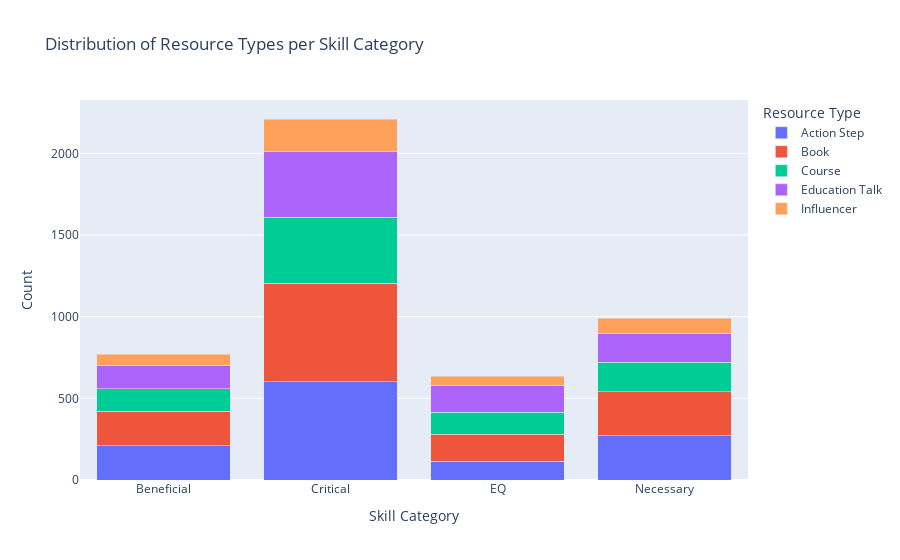
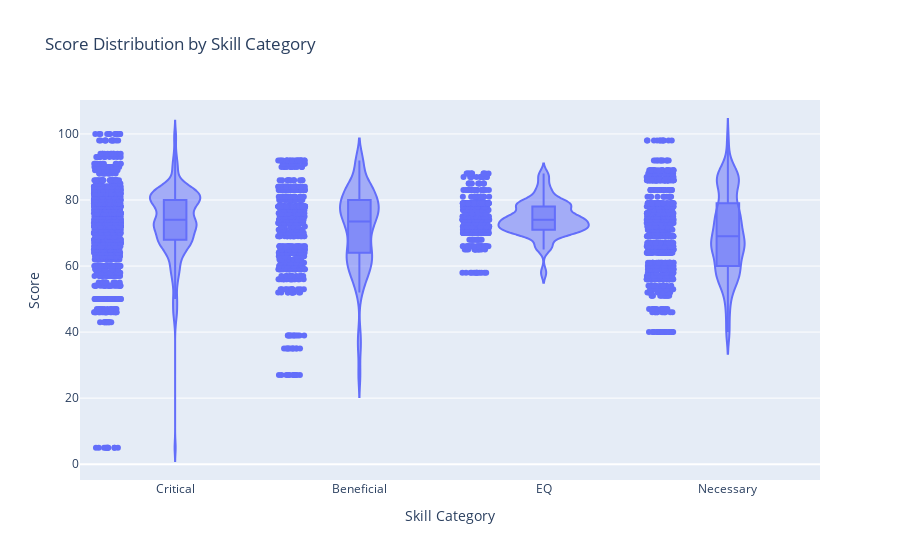
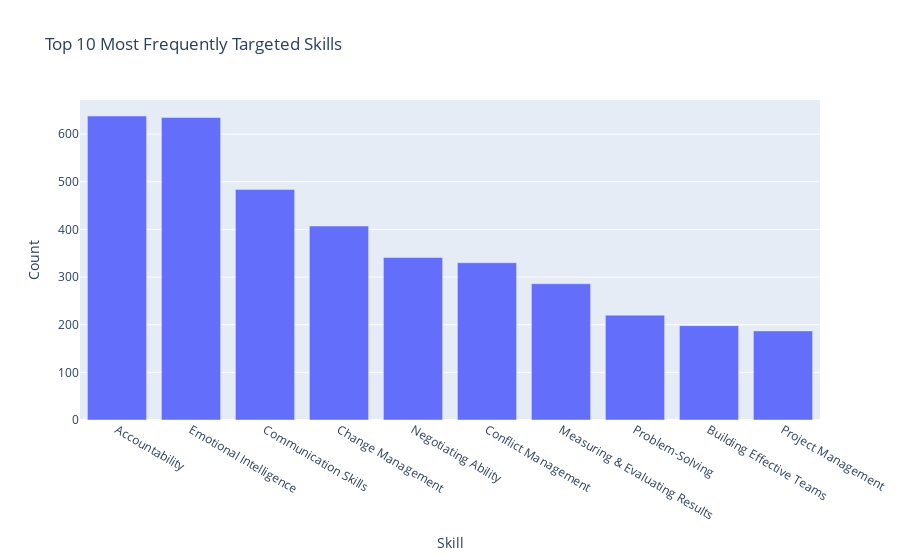
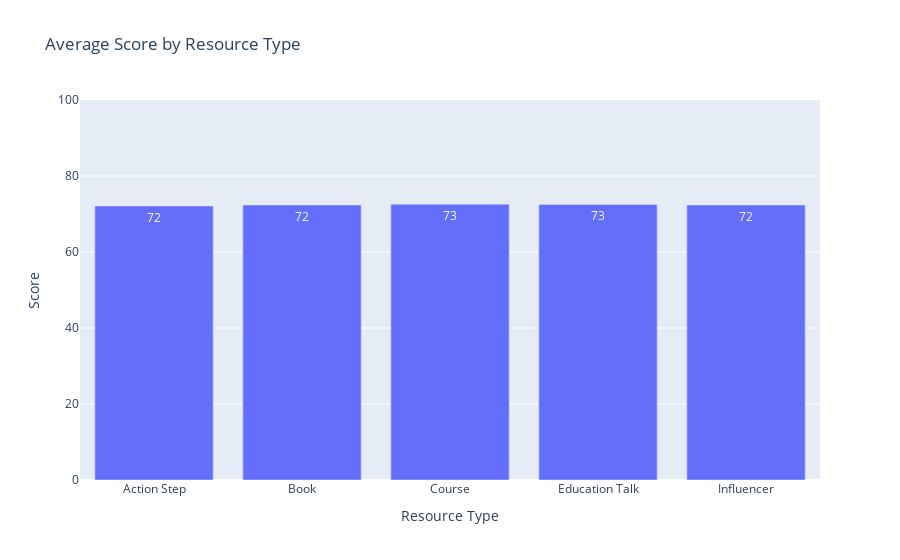

Notebook source saved alongside these figures, in order:
### Code cell
import plotly.express as px
import plotly.graph_objects as go

# Ensure Score is numeric
df['Score'] = pd.to_numeric(df['Score'], errors='coerce')

# === 1. Count of Resource Types per Skill Category ===
resource_type_by_category = df.groupby(['Skill Category', 'Resource Type']).size().reset_index(name='Count')
fig1 = px.bar(resource_type_by_category, x='Skill Category', y='Count', color='Resource Type',
              title='Distribution of Resource Types per Skill Category', barmode='stack')
fig1.show()

# === 2. Score Distribution per Skill Category ===
fig2 = px.violin(df, x='Skill Category', y='Score', box=True, points='all',
                 title='Score Distribution by Skill Category')
fig2.show()

# === 3. Most Recommended Skills by Frequency ===
skill_counts = df['Skill'].value_counts().nlargest(10).reset_index()
skill_counts.columns = ['Skill', 'Count']
fig3 = px.bar(skill_counts, x='Skill', y='Count', title='Top 10 Most Frequently Targeted Skills')
fig3.show()

# === 4. Average Score by Resource Type ===
avg_score_by_resource = df.groupby('Resource Type')['Score'].mean().reset_index()
fig4 = px.bar(avg_score_by_resource, x='Resource Type', y='Score',
              title='Average Score by Resource Type', text_auto='.2s')
fig4.update_layout(yaxis_range=[0, 100])
fig4.show()

# === 5. Sunburst of Resource Distribution (Leader > Skill > Resource Type) ===
fig5 = px.sunburst(df, path=['Leader', 'Skill', 'Resource Type'],
                   values=None, title='Resource Distribution per Leader and Skill')
fig5.show()

### Figure 1 — Plotly figure (JSON) as saved in the notebook; plotly's stock layout.template omitted (floating-point values rounded to 4 significant figures)
{"data": [{"hovertemplate": "Resource Type=Action Step<br>Skill Category=%{x}<br>Count=%{y}<extra></extra>", "legendgroup": "Action Step", "marker": {"color": "#636efa", "pattern": {"shape": ""}}, "name": "Action Step", "orientation": "v", "showlegend": true, "textposition": "auto", "type": "bar", "x": ["Beneficial", "Critical", "EQ", "Necessary"], "xaxis": "x", "y": [210, 603, 115, 270], "yaxis": "y"}, {"hovertemplate": "Resource Type=Book<br>Skill Category=%{x}<br>Count=%{y}<extra></extra>", "legendgroup": "Book", "marker": {"color": "#EF553B", "pattern": {"shape": ""}}, "name": "Book", "orientation": "v", "showlegend": true, "textposition": "auto", "type": "bar", "x": ["Beneficial", "Critical", "EQ", "Necessary"], "xaxis": "x", "y": [210, 603, 165, 270], "yaxis": "y"}, {"hovertemplate": "Resource Type=Course<br>Skill Category=%{x}<br>Count=%{y}<extra></extra>", "legendgroup": "Course", "marker": {"color": "#00cc96", "pattern": {"shape": ""}}, "name": "Course", "orientation": "v", "showlegend": true, "textposition": "auto", "type": "bar", "x": ["Beneficial", "Critical", "EQ", "Necessary"], "xaxis": "x", "y": [140, 402, 135, 180], "yaxis": "y"}, {"hovertemplate": "Resource Type=Education Talk<br>Skill Category=%{x}<br>Count=%{y}<extra></extra>", "legendgroup": "Education Talk", "marker": {"color": "#ab63fa", "pattern": {"shape": ""}}, "name": "Education Talk", "orientation": "v", "showlegend": true, "textposition": "auto", "type": "bar", "x": ["Beneficial", "Critical", "EQ", "Necessary"], "xaxis": "x", "y": [140, 402, 165, 180], "yaxis": "y"}, {"hovertemplate": "Resource Type=Influencer<br>Skill Category=%{x}<br>Count=%{y}<extra></extra>", "legendgroup": "Influencer", "marker": {"color": "#FFA15A", "pattern": {"shape": ""}}, "name": "Influencer", "orientation": "v", "showlegend": true, "textposition": "auto", "type": "bar", "x": ["Beneficial", "Critical", "EQ", "Necessary"], "xaxis": "x", "y": [70, 201, 55, 90], "yaxis": "y"}], "layout": {"barmode": "stack", "legend": {"title": {"text": "Resource Type"}, "tracegroupgap": 0}, "title": {"text": "Distribution of Resource Types per Skill Category"}, "xaxis": {"anchor": "y", "domain": [0, 1], "title": {"text": "Skill Category"}}, "yaxis": {"anchor": "x", "domain": [0, 1], "title": {"text": "Count"}}}}

### Figure 2 — Plotly figure (JSON) as saved in the notebook; plotly's stock layout.template omitted (floating-point values rounded to 4 significant figures; data arrays with more than 128 entries replaced by an {"elided": "..."} marker saying what was removed)
{"data": [{"alignmentgroup": "True", "box": {"visible": true}, "hovertemplate": "Skill Category=%{x}<br>Score=%{y}<extra></extra>", "legendgroup": "", "marker": {"color": "#636efa"}, "name": "", "offsetgroup": "", "orientation": "v", "points": "all", "scalegroup": "True", "showlegend": false, "type": "violin", "x": {"elided": "4606 str values"}, "x0": " ", "xaxis": "x", "y": {"elided": "4606 float values"}, "y0": " ", "yaxis": "y"}], "layout": {"legend": {"tracegroupgap": 0}, "title": {"text": "Score Distribution by Skill Category"}, "violinmode": "group", "xaxis": {"anchor": "y", "domain": [0, 1], "title": {"text": "Skill Category"}}, "yaxis": {"anchor": "x", "domain": [0, 1], "title": {"text": "Score"}}}}

### Figure 3 — Plotly figure (JSON) as saved in the notebook; plotly's stock layout.template omitted (floating-point values rounded to 4 significant figures)
{"data": [{"hovertemplate": "Skill=%{x}<br>Count=%{y}<extra></extra>", "legendgroup": "", "marker": {"color": "#636efa", "pattern": {"shape": ""}}, "name": "", "orientation": "v", "showlegend": false, "textposition": "auto", "type": "bar", "x": ["Accountability", "Emotional Intelligence", "Communication Skills", "Change Management", "Negotiating Ability", "Conflict Management", "Measuring & Evaluating Results", "Problem-Solving", "Building Effective Teams", "Project Management"], "xaxis": "x", "y": [638, 635, 484, 407, 341, 330, 286, 220, 198, 187], "yaxis": "y"}], "layout": {"barmode": "relative", "legend": {"tracegroupgap": 0}, "title": {"text": "Top 10 Most Frequently Targeted Skills"}, "xaxis": {"anchor": "y", "domain": [0, 1], "title": {"text": "Skill"}}, "yaxis": {"anchor": "x", "domain": [0, 1], "title": {"text": "Count"}}}}

### Figure 4 — Plotly figure (JSON) as saved in the notebook; plotly's stock layout.template omitted (floating-point values rounded to 4 significant figures)
{"data": [{"hovertemplate": "Resource Type=%{x}<br>Score=%{y}<extra></extra>", "legendgroup": "", "marker": {"color": "#636efa", "pattern": {"shape": ""}}, "name": "", "orientation": "v", "showlegend": false, "textposition": "auto", "texttemplate": "%{y:.2s}", "type": "bar", "x": ["Action Step", "Book", "Course", "Education Talk", "Influencer"], "xaxis": "x", "y": [72.09, 72.37, 72.57, 72.51, 72.37], "yaxis": "y"}], "layout": {"barmode": "relative", "legend": {"tracegroupgap": 0}, "title": {"text": "Average Score by Resource Type"}, "xaxis": {"anchor": "y", "domain": [0, 1], "title": {"text": "Resource Type"}}, "yaxis": {"anchor": "x", "domain": [0, 1], "range": [0, 100], "title": {"text": "Score"}}}}
